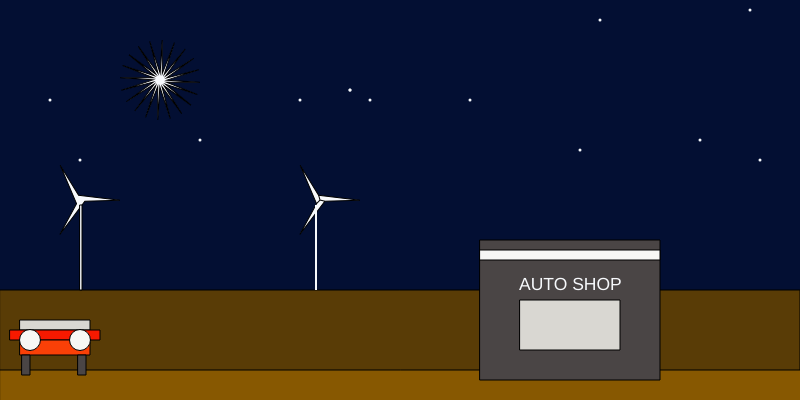
Frame 1 (no input)
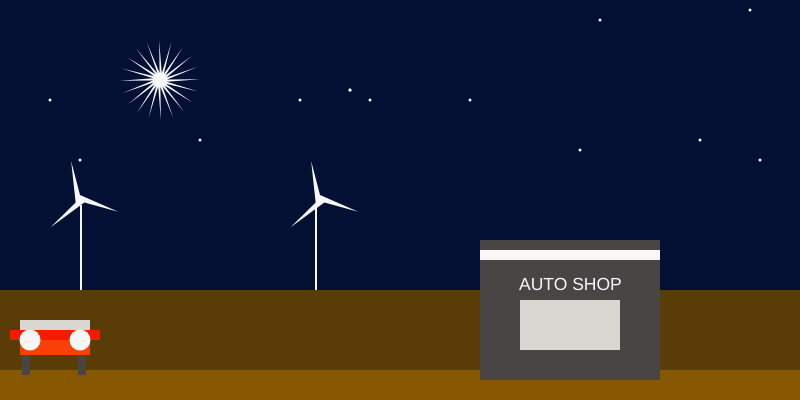
Frame 60 (no input)
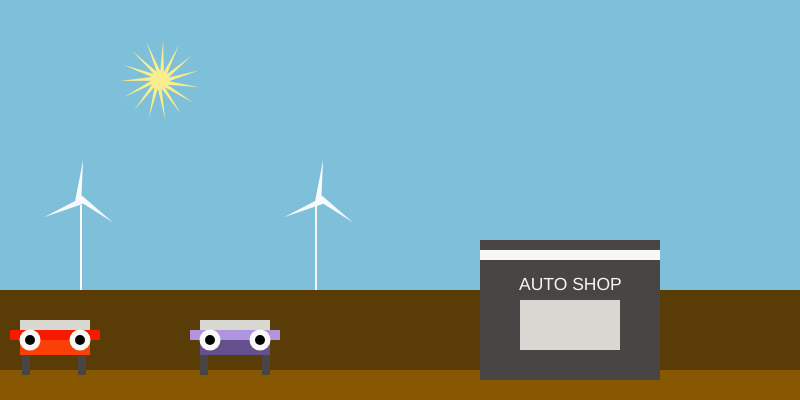
Frame 120 (the mouse pressed at the canvas centre since frame 60)

The p5.js sketch that drew these frames (run headless with seeded random() and noise() and a simulated clock; from frame 60 on, the mouse is pressed at the canvas centre):

// p5.js sketch
// ── sketch.js
function setup() {
  createCanvas(800, 400);
}

function draw() {

  background(3, 15, 51);

//Wall
 fill(89, 60, 6) ;
  rect(0,290,800,100);

  //Ground
  fill(135, 88, 1);
  rect(0,370,1033,1033);


 //Electricity Windmill

 fill(247, 249, 252);
     push();
  translate(width * 0.4, height * 0.5);
  rotate(frameCount / 200.0);
  star(0, 0, 5, 40, 3);
  pop();

   fill(247, 249, 252);
     push();
  translate(width * 0.4, height * 0.5);
  rotate(frameCount / 200.0);
  star(0, 0, 5, 0, 3);
  pop();




   fill(247, 249, 252);
     push();
  translate(width * 0.1, height * 0.5);
  rotate(frameCount / 200.0);
  star(0, 0, 5, 40, 3);
  pop();
rect(80,205,2,85);



  //Moon
  //fill(247, 249, 252)
  //ellipse(70,50,50,50);

 //Glass of the car
  fill(217, 215, 210);
  rect(20,320,70,10);

  //middle body
  fill(247, 25, 0);
   rect(10,330,90,10);

   //lower body
  fill(250, 64, 7);
   rect(20,340,70,15);

  //Headlight left
  fill(247, 247, 245);
  ellipse(30,340,21,21);

  //headlight right
    ellipse(80,340,21,21);

  // Right Wheel
  fill(74, 69, 69);
  rect(78,355,8,20);

  // left wheel
  rect(22,355,8,20);

  //Inerlight
  fill(247, 249, 252);
 // ellipse(30,340,10,10);
  //ellipse(80,340,10,10);


 //Auto Shop
  fill(74, 69, 69);
  rect(480,240,180,140);



  fill(247, 247, 245)
  rect(480,250,180,10);

  //Window
  fill(217, 215, 210);
  rect(520,300,100,50);

 //Star
  fill(247, 249, 252);



   push();
  translate(width * 0.2, height * 0.2);
  rotate(frameCount / 50.0);
  star(0, 0, 40, 7, 20);
  pop();

 fill(247, 249, 252);
noStroke();
  rect(315,205,2,85);


  //Stars: Small
  ellipse(200,140,3,3)
   ellipse(80,160,3,3)
  ellipse(350,90,3,3)
   //ellipse(350,10,3,3)
   ellipse(370,100,3,3)
   //ellipse(200,20,3,3)
   ellipse(50,1030,3,3)
   ellipse(300,100,3,3)

    ellipse(700,140,3,3)
   ellipse(760,160,3,3)
   ellipse(750,10,3,3)
 ellipse(350,90,3,3)
   ellipse(470,100,3,3)
   ellipse(600,20,3,3)
   ellipse(50,100,3,3)
   ellipse(580,150,3,3)


textSize(17.5);
text('AUTO SHOP', 519, 290);








  // When you press in the picture

  if (mouseIsPressed) {

    background( 126, 191, 217);


  fill(89, 60, 6) ;
  rect(0,290,2000,100);

  //Ground
  fill(135, 88, 1);
  rect(0,370,1033,1033);


     //Electricity Windmill

 fill(247, 249, 252);
     push();
  translate(width * 0.4, height * 0.5);
  rotate(frameCount / 200.0);
  star(0, 0, 5, 40, 3);
  pop();

   fill(247, 249, 252);
     push();
  translate(width * 0.4, height * 0.5);
  rotate(frameCount / 200.0);
  star(0, 0, 5, 0, 3);
  pop();


   fill(247, 249, 252);
     push();
  translate(width * 0.1, height * 0.5);
  rotate(frameCount / 200.0);
  star(0, 0, 5, 40, 3);
  pop();
rect(80,205,2,85);

  //Moon
  //fill(247, 249, 252)
  //ellipse(70,50,50,50);

 //Glass of the car
  fill(217, 215, 210);
  rect(20,320,70,10);

  //middle body
  fill(247, 25, 0);
   rect(10,330,90,10);

   //lower body
  fill(250, 64, 7);

   rect(20,340,70,15);

  //Headlight left
  fill(247, 247, 245);
  ellipse(30,340,21,21);

  //headlight right
    ellipse(80,340,21,21);

  // Right Wheel
  fill(74, 69, 69);
  rect(78,355,8,20);

  // left wheel
  rect(22,355,8,20);

  //Inerlight
  fill(2, 3, 3);
  ellipse(30,340,10,10);
  ellipse(80,340,10,10);



   //Other Car

    //Glass of the car
  fill(217, 215, 210);
  rect(200,320,70,20);


  //middle body
  fill(176, 149, 222);
   rect(190,330,90,10);

   //lower body
  fill(101, 79, 140);
   rect(200,340,70,15);

  //Headlight left
  fill(247, 247, 245);
  ellipse(210,340,21,21);

  //headlight right
    ellipse(260,340,21,21);

  // Right Wheel
  fill(74, 69, 69);
  rect(200,355,8,20);

  // left wheel
  rect(262,355,8,20);

  //Inerlight
  fill(2, 3, 3);
  ellipse(210,340,10,10);
  ellipse(260,340,10,10);

 //Auto Shop
  fill(74, 69, 69);
  rect(480,240,180,140);



  fill(247, 247, 245)
  rect(480,250,180,10);

  //Window
  fill(217, 215, 210);
  rect(520,300,100,50);


  fill(247, 247, 245);
  textSize(17.5);
  text('AUTO SHOP', 519, 290);


 //Star/ Sun
  fill(249, 237, 141);

   push();
  translate(width * 0.2, height * 0.2);
  rotate(frameCount / 20.0);
  star(0, 0, 40, 9, 15);
  pop();

  fill(247, 247, 245);
rect(315,205,2,85);

  }

}
function star(x, y, radius1, radius2, npoints) {
  let angle = TWO_PI / npoints;
  let halfAngle = angle / 9.0;
  beginShape();
  for (let a = 0; a < TWO_PI; a += angle) {
    let sx = x + cos(a) * radius2;
    let sy = y + sin(a) * radius2;
    vertex(sx, sy);
    sx = x + cos(a + halfAngle) * radius1;
    sy = y + sin(a + halfAngle) * radius1;
    vertex(sx, sy);
  }
  endShape(CLOSE);

}
// record the mouse location in console when clicked

function mouseReleased() {
  print(mouseX + ", " + mouseY);
}
